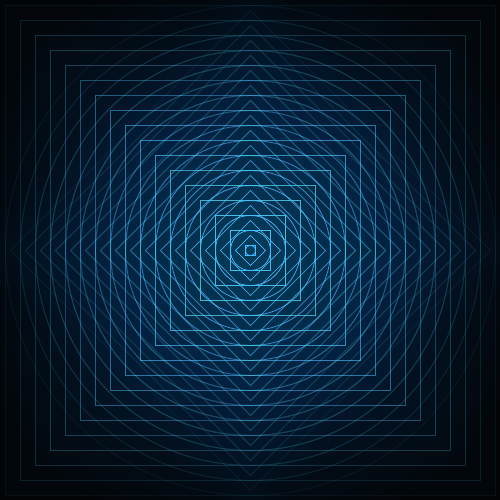
Frame 1 (no input)
Frame 60 (the mouse pressed at the canvas centre just before this capture): identical to frame 1, image omitted
Frame 120 (the mouse held since frame 60 and released just before this capture): identical to frame 1, image omitted

The Processing sketch that drew this single still picture (run headless with seeded random() and noise(); from frame 60 on, the mouse is pressed at the canvas centre):

// Processing sketch: processing_31909
// ── processing_31909.pde

int xPos = 0;
int yPos = 0;
int quadX = xPos/2;
int quadY = yPos/2;
int quadXPos1 = 250;
int quadYPos1 = 250;
int quadXPos2 = 250;
int quadYPos2 = 250;
int quadXPos3 = 250;
int quadYPos3 = 250;
int quadXPos4 = 250;
int quadYPos4 = 250;
int shapeSize = 10;
int count = 0;
int trans = 255;

void setup(){
  size(500, 500);
  background(2);
 
  smooth();
  fill(0,90,212,2);
  rectMode(CENTER);
  frameRate(10);
}

void draw(){
  
  while (count<20){
     stroke(77,218,255,trans);
    ellipse (250,250,shapeSize,shapeSize);
    rect (250,250,shapeSize,shapeSize);
    quad (quadXPos1,quadYPos1,quadXPos2,quadYPos2,quadXPos3,quadYPos3,quadXPos4,quadYPos4);
    
    shapeSize = shapeSize+30;
    trans = trans - 15;
     quadXPos1 = quadXPos1;
     quadYPos1 = quadYPos1 -15;
     quadXPos2 = quadXPos2 +15;
     quadYPos2 = quadYPos2;
     quadXPos3 = quadXPos3;
     quadYPos3 = quadYPos3 +15;
     quadXPos4 = quadXPos4 -15;
     quadYPos4 = quadYPos4;
    count++;
  }
  xPos = xPos + 100;
  shapeSize = 10;

  
  if(xPos>500){
    xPos = xPos + 15;
    yPos = yPos + 70;
    xPos = 0;
    
  }
  if(yPos>500){
    xPos=0;
    yPos=0;
  }

}
